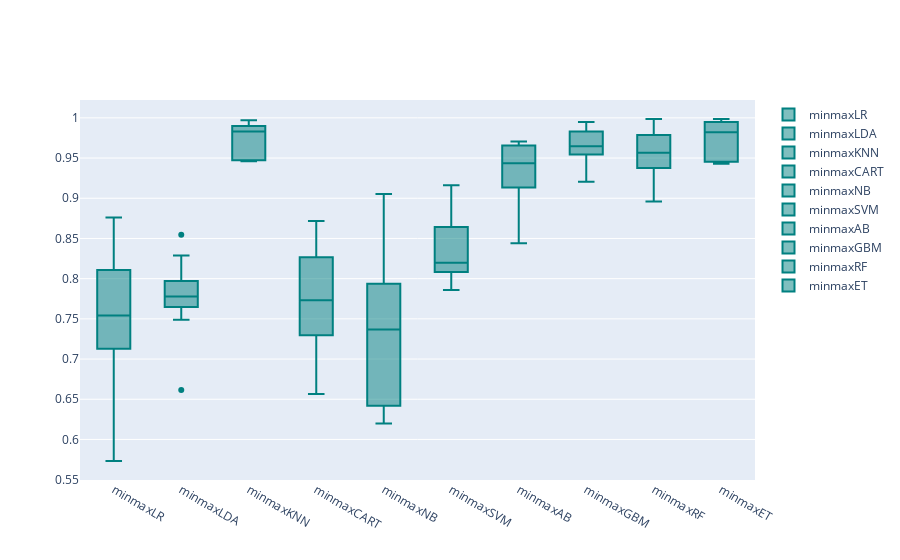

Here is the notebook cell this chart was saved with:
### Code cell
models = GetScaledModel('minmax')
names,results = BasedLine2(X_train, y_train,models)
PlotBoxR().PlotResult(names,results)

scaledScoreMinMax = ScoreDataFrame(names,results)
compareModels = pd.concat([basedLineScore,
                           scaledScoreStandard,
                          scaledScoreMinMax], axis=1)
compareModels

### Figure 1 — Plotly figure (JSON) as saved in the notebook; plotly's stock layout.template omitted (floating-point values rounded to 4 significant figures)
{"data": [{"marker": {"color": "rgb(0, 128, 128)"}, "name": "minmaxLR", "type": "box", "y": [0.732, 0.8761, 0.7128, 0.8215, 0.5732, 0.7145, 0.8012, 0.6796, 0.8107, 0.7761]}, {"marker": {"color": "rgb(0, 128, 128)"}, "name": "minmaxLDA", "type": "box", "y": [0.7489, 0.8547, 0.7658, 0.8288, 0.6616, 0.7675, 0.7883, 0.7962, 0.7971, 0.7647]}, {"marker": {"color": "rgb(0, 128, 128)"}, "name": "minmaxKNN", "type": "box", "y": [0.9552, 0.9972, 0.9474, 0.989, 0.9459, 0.9775, 0.9899, 0.9465, 0.9898, 0.9887]}, {"marker": {"color": "rgb(0, 128, 128)"}, "name": "minmaxCART", "type": "box", "y": [0.7297, 0.7782, 0.768, 0.7297, 0.6948, 0.8266, 0.8716, 0.6565, 0.7849, 0.8265]}, {"marker": {"color": "rgb(0, 128, 128)"}, "name": "minmaxNB", "type": "box", "y": [0.7635, 0.9054, 0.6419, 0.8316, 0.6199, 0.6802, 0.71, 0.6261, 0.7908, 0.7937]}, {"marker": {"color": "rgb(0, 128, 128)"}, "name": "minmaxSVM", "type": "box", "y": [0.8012, 0.9161, 0.786, 0.8086, 0.817, 0.8226, 0.8243, 0.8643, 0.8084, 0.89]}, {"marker": {"color": "rgb(0, 128, 128)"}, "name": "minmaxAB", "type": "box", "y": [0.9488, 0.9657, 0.9448, 0.942, 0.9245, 0.8671, 0.844, 0.9657, 0.9705, 0.9133]}, {"marker": {"color": "rgb(0, 128, 128)"}, "name": "minmaxGBM", "type": "box", "y": [0.9381, 0.9904, 0.9645, 0.9651, 0.9206, 0.9949, 0.9831, 0.9544, 0.9632, 0.9756]}, {"marker": {"color": "rgb(0, 128, 128)"}, "name": "minmaxRF", "type": "box", "y": [0.8958, 0.973, 0.9538, 0.9378, 0.951, 0.9986, 0.9786, 0.9167, 0.9595, 0.9861]}, {"marker": {"color": "rgb(0, 128, 128)"}, "name": "minmaxET", "type": "box", "y": [0.9702, 0.9758, 0.998, 0.9454, 0.9434, 0.9887, 0.9949, 0.9428, 0.9923, 0.9986]}], "layout": {}}
